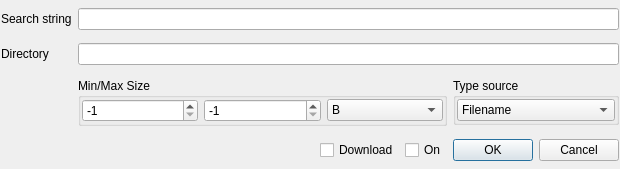
<?xml version="1.0" encoding="UTF-8"?>
<ui version="4.0">
 <class>UIADLSEditor</class>
 <widget class="QDialog" name="UIADLSEditor">
  <property name="geometry">
   <rect>
    <x>0</x>
    <y>0</y>
    <width>620</width>
    <height>169</height>
   </rect>
  </property>
  <property name="sizePolicy">
   <sizepolicy hsizetype="Fixed" vsizetype="Fixed">
    <horstretch>0</horstretch>
    <verstretch>0</verstretch>
   </sizepolicy>
  </property>
  <property name="windowTitle">
   <string notr="true"/>
  </property>
  <layout class="QGridLayout" name="gridLayout">
   <property name="leftMargin">
    <number>1</number>
   </property>
   <property name="topMargin">
    <number>1</number>
   </property>
   <property name="rightMargin">
    <number>1</number>
   </property>
   <property name="bottomMargin">
    <number>1</number>
   </property>
   <item row="0" column="1" colspan="3">
    <widget class="LineEdit" name="lineEdit_SSTRING">
     <property name="toolTip">
      <string>Favorite hub name.</string>
     </property>
    </widget>
   </item>
   <item row="0" column="0">
    <widget class="QLabel" name="label">
     <property name="sizePolicy">
      <sizepolicy hsizetype="Fixed" vsizetype="Preferred">
       <horstretch>0</horstretch>
       <verstretch>0</verstretch>
      </sizepolicy>
     </property>
     <property name="text">
      <string>Search string</string>
     </property>
    </widget>
   </item>
   <item row="1" column="1" colspan="3">
    <widget class="QLineEdit" name="lineEdit_DIRECTORY">
     <property name="minimumSize">
      <size>
       <width>220</width>
       <height>0</height>
      </size>
     </property>
    </widget>
   </item>
   <item row="1" column="0">
    <widget class="QLabel" name="label_2">
     <property name="sizePolicy">
      <sizepolicy hsizetype="Fixed" vsizetype="Preferred">
       <horstretch>0</horstretch>
       <verstretch>0</verstretch>
      </sizepolicy>
     </property>
     <property name="text">
      <string>Directory</string>
     </property>
    </widget>
   </item>
   <item row="3" column="3">
    <widget class="QGroupBox" name="groupBox_4">
     <property name="sizePolicy">
      <sizepolicy hsizetype="Preferred" vsizetype="Fixed">
       <horstretch>0</horstretch>
       <verstretch>0</verstretch>
      </sizepolicy>
     </property>
     <property name="title">
      <string>Type source</string>
     </property>
     <layout class="QVBoxLayout" name="verticalLayout_3">
      <property name="leftMargin">
       <number>1</number>
      </property>
      <property name="topMargin">
       <number>1</number>
      </property>
      <property name="rightMargin">
       <number>1</number>
      </property>
      <property name="bottomMargin">
       <number>1</number>
      </property>
      <item>
       <widget class="QComboBox" name="comboBox_TYPE">
        <property name="minimumSize">
         <size>
          <width>100</width>
          <height>0</height>
         </size>
        </property>
        <item>
         <property name="text">
          <string>Filename</string>
         </property>
        </item>
        <item>
         <property name="text">
          <string>Directory</string>
         </property>
        </item>
        <item>
         <property name="text">
          <string>Full path</string>
         </property>
        </item>
       </widget>
      </item>
     </layout>
    </widget>
   </item>
   <item row="3" column="1" colspan="2">
    <widget class="QGroupBox" name="groupBox">
     <property name="title">
      <string>Min/Max Size</string>
     </property>
     <layout class="QHBoxLayout" name="horizontalLayout">
      <property name="leftMargin">
       <number>1</number>
      </property>
      <property name="topMargin">
       <number>1</number>
      </property>
      <property name="rightMargin">
       <number>1</number>
      </property>
      <property name="bottomMargin">
       <number>1</number>
      </property>
      <item>
       <widget class="QSpinBox" name="spinBox_MINSIZE">
        <property name="minimum">
         <number>-1</number>
        </property>
        <property name="maximum">
         <number>99999999</number>
        </property>
        <property name="value">
         <number>-1</number>
        </property>
       </widget>
      </item>
      <item>
       <widget class="QSpinBox" name="spinBox_MAXSIZE">
        <property name="minimum">
         <number>-1</number>
        </property>
        <property name="maximum">
         <number>99999999</number>
        </property>
        <property name="value">
         <number>-1</number>
        </property>
       </widget>
      </item>
      <item>
       <widget class="QComboBox" name="comboBox_TYPESIZE">
        <property name="enabled">
         <bool>true</bool>
        </property>
        <property name="sizePolicy">
         <sizepolicy hsizetype="Minimum" vsizetype="Fixed">
          <horstretch>0</horstretch>
          <verstretch>0</verstretch>
         </sizepolicy>
        </property>
        <property name="minimumSize">
         <size>
          <width>100</width>
          <height>0</height>
         </size>
        </property>
        <item>
         <property name="text">
          <string>B</string>
         </property>
        </item>
        <item>
         <property name="text">
          <string>KiB</string>
         </property>
        </item>
        <item>
         <property name="text">
          <string>MiB</string>
         </property>
        </item>
        <item>
         <property name="text">
          <string>GiB</string>
         </property>
        </item>
       </widget>
      </item>
     </layout>
    </widget>
   </item>
   <item row="4" column="0" colspan="3">
    <widget class="QFrame" name="frame">
     <property name="sizePolicy">
      <sizepolicy hsizetype="Preferred" vsizetype="Preferred">
       <horstretch>0</horstretch>
       <verstretch>0</verstretch>
      </sizepolicy>
     </property>
     <property name="minimumSize">
      <size>
       <width>0</width>
       <height>0</height>
      </size>
     </property>
     <property name="frameShape">
      <enum>QFrame::NoFrame</enum>
     </property>
     <property name="frameShadow">
      <enum>QFrame::Raised</enum>
     </property>
     <layout class="QHBoxLayout" name="horizontalLayout_2">
      <property name="leftMargin">
       <number>1</number>
      </property>
      <property name="topMargin">
       <number>1</number>
      </property>
      <property name="rightMargin">
       <number>1</number>
      </property>
      <property name="bottomMargin">
       <number>1</number>
      </property>
      <item>
       <spacer name="horizontalSpacer">
        <property name="orientation">
         <enum>Qt::Horizontal</enum>
        </property>
        <property name="sizeHint" stdset="0">
         <size>
          <width>40</width>
          <height>20</height>
         </size>
        </property>
       </spacer>
      </item>
      <item>
       <widget class="QCheckBox" name="checkBox_DOWNLOAD">
        <property name="text">
         <string>Download</string>
        </property>
       </widget>
      </item>
      <item>
       <widget class="QCheckBox" name="checkBox_CHECK">
        <property name="sizePolicy">
         <sizepolicy hsizetype="Preferred" vsizetype="Fixed">
          <horstretch>0</horstretch>
          <verstretch>0</verstretch>
         </sizepolicy>
        </property>
        <property name="text">
         <string>On</string>
        </property>
       </widget>
      </item>
     </layout>
    </widget>
   </item>
   <item row="4" column="3">
    <widget class="QDialogButtonBox" name="buttonBox">
     <property name="sizePolicy">
      <sizepolicy hsizetype="Fixed" vsizetype="Fixed">
       <horstretch>0</horstretch>
       <verstretch>0</verstretch>
      </sizepolicy>
     </property>
     <property name="orientation">
      <enum>Qt::Horizontal</enum>
     </property>
     <property name="standardButtons">
      <set>QDialogButtonBox::Cancel|QDialogButtonBox::Ok</set>
     </property>
    </widget>
   </item>
  </layout>
 </widget>
 <customwidgets>
  <customwidget>
   <class>LineEdit</class>
   <extends>QLineEdit</extends>
   <header>LineEdit.h</header>
  </customwidget>
 </customwidgets>
 <resources/>
 <connections>
  <connection>
   <sender>buttonBox</sender>
   <signal>accepted()</signal>
   <receiver>UIADLSEditor</receiver>
   <slot>accept()</slot>
   <hints>
    <hint type="sourcelabel">
     <x>263</x>
     <y>267</y>
    </hint>
    <hint type="destinationlabel">
     <x>157</x>
     <y>274</y>
    </hint>
   </hints>
  </connection>
  <connection>
   <sender>buttonBox</sender>
   <signal>rejected()</signal>
   <receiver>UIADLSEditor</receiver>
   <slot>reject()</slot>
   <hints>
    <hint type="sourcelabel">
     <x>320</x>
     <y>267</y>
    </hint>
    <hint type="destinationlabel">
     <x>286</x>
     <y>274</y>
    </hint>
   </hints>
  </connection>
 </connections>
</ui>
